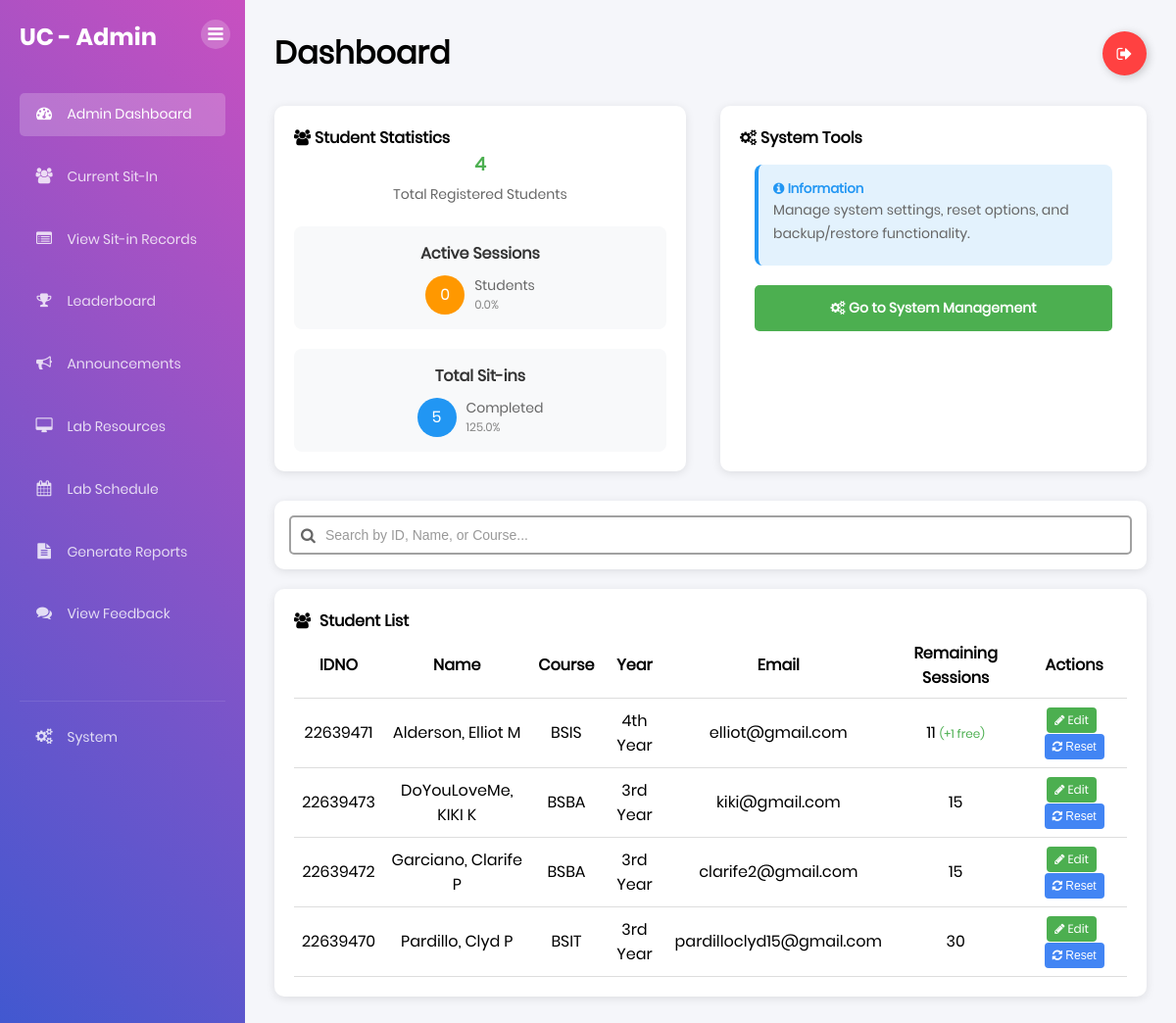
Before: /admin (signed in) with the older database file.
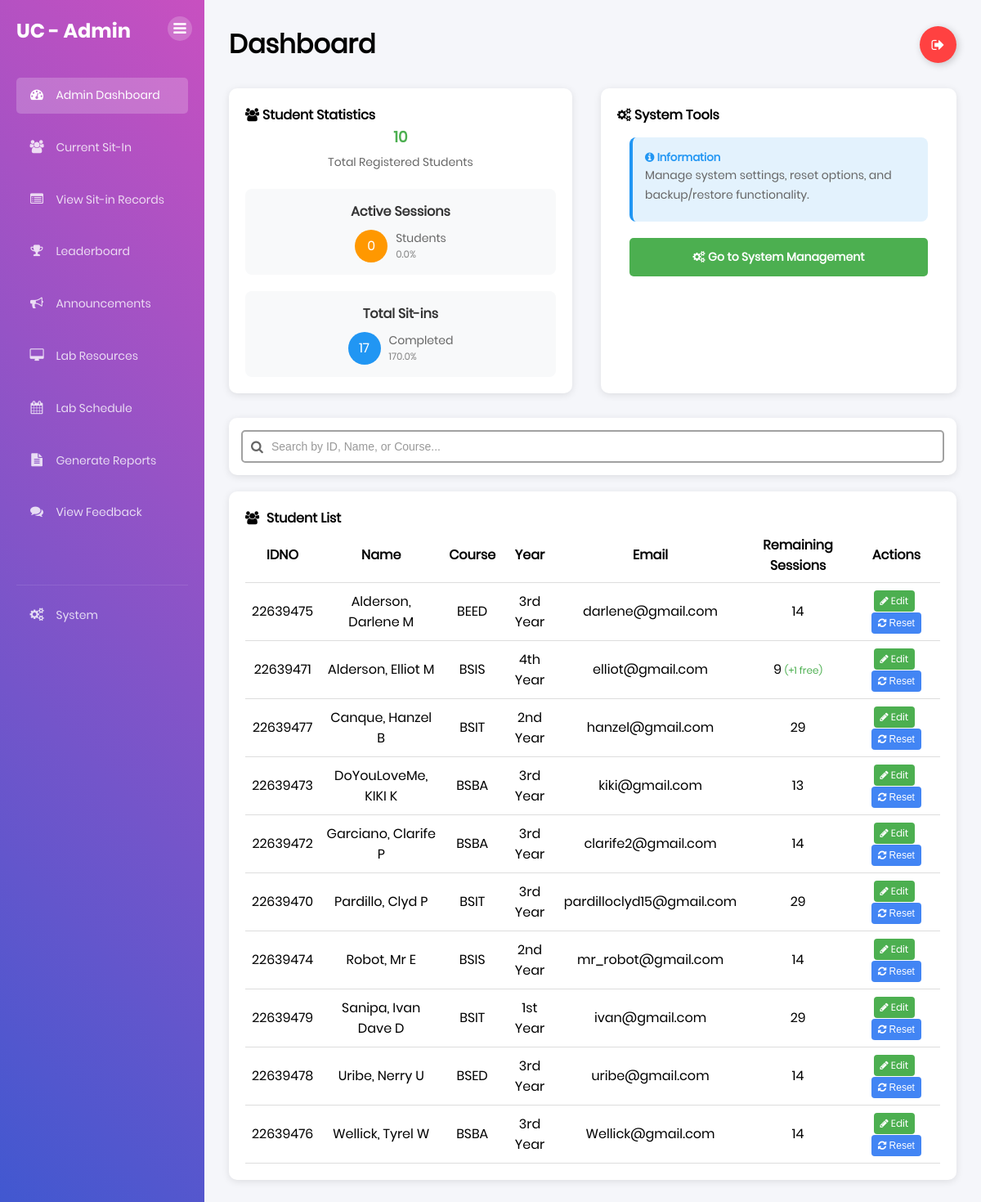
After: the same page with the newer database file.
### tables this page shows
CREATE TABLE "students" (idno TEXT PRIMARY KEY, lastname TEXT NOT NULL, firstname TEXT NOT NULL, midname TEXT, course TEXT NOT NULL, year_level TEXT NOT NULL, email_address TEXT NOT NULL, image_path TEXT);

### app.py (the view)
@app.route('/admin')
def admin_dashboard():
    if 'user' not in session:
        flash("Please log in to access the admin panel.", "warning")
        return redirect(url_for('home'))
    if not session.get('is_admin'):
        flash("Access denied. Admin privileges required.", "danger")
        return redirect(url_for('dashboard'))
    try:
        conn = get_db_connection()
        total_students = conn.execute("SELECT COUNT(*) as count FROM students").fetchone()['count']
        active_sessions = conn.execute("SELECT COUNT(*) as count FROM lab_sessions WHERE status = 'Active'").fetchone()['count']
        total_sit_ins = conn.execute("SELECT COUNT(*) as count FROM lab_sessions WHERE status = 'Completed'").fetchone()['count']
        students_basic = conn.execute("""
            SELECT idno, lastname, firstname, midname, course, year_level, email_address
            FROM students
            ORDER BY lastname, firstname
        """).fetchall()
        students = []
        for student in students_basic:
            student_dict = dict(student)
            used_sessions = conn.execute("""
                SELECT COUNT(*) as count
                FROM lab_sessions
                WHERE student_id = ? AND status = 'Completed'
            """, (student['idno'],)).fetchone()['count']
            student_dict['used_sessions'] = used_sessions
            behavior_points = conn.execute("""
                SELECT COALESCE(SUM(behavior_points), 0) as total_points
                FROM lab_sessions
                WHERE student_id = ? AND behavior_points > 0
            """, (student['idno'],)).fetchone()['total_points']
            student_dict['behavior_points'] = behavior_points
            students.append(student_dict)
        labs = conn.execute("""
            SELECT lab_id, room_number, building
            FROM laboratories
            WHERE status = 'Available'
            ORDER BY building, room_number
        """).fetchall()
        conn.close()
        return render_template('admin.html',
                             students=students,
                             labs=labs,
                             total_students=total_students,
                             active_sessions=active_sessions,
                             total_sit_ins=total_sit_ins)
    except sqlite3.Error as e:
        flash(f"Database error: {str(e)}", "danger")
        return redirect(url_for('home'))

### templates/admin.html (shortened to what this page needs)
{% extends 'base.html' %} {% block content %}
<div class="dashboard-container">
  <div class="sidebar">
    <div class="sidebar-header">
      <h2>UC - Admin</h2>
      <button class="sidebar-inner-toggle" title="Toggle Sidebar">
        <i class="fa fa-bars"></i>
      </button>
    </div>
    <div class="sidebar-menu">
      <ul>
        <li>
          <a href="{{ url_for('admin_dashboard') }}" class="active"
            ><i class="fa fa-dashboard"></i> Admin Dashboard</a
          >
        </li>
        <li>
          <a href="{{ url_for('admin_current_sit_in') }}"
            ><i class="fa fa-users"></i> Current Sit-In</a
          >
        </li>
        <li>
          <a href="{{ url_for('admin_sit_in_records') }}"
            ><i class="fa fa-list-alt"></i> View Sit-in Records</a
          >
        </li>
        <li>
          <a href="{{ url_for('admin_leaderboard') }}"
            ><i class="fa fa-trophy"></i> Leaderboard</a
          >
        </li>
        <li>
          <a href="{{ url_for('admin_announcements') }}"
            ><i class="fa fa-bullhorn"></i> Announcements</a
          >
        </li>
        <li>
          <a href="{{ url_for('admin_lab_resources') }}"
            ><i class="fa fa-desktop"></i> Lab Resources</a
          >
        </li>
        <li>
          <a href="{{ url_for('admin_lab_schedule') }}"
            ><i class="fa fa-calendar"></i> Lab Schedule</a
          >
        </li>
        <li>
          <a href="{{ url_for('admin_reports') }}"
            ><i class="fa fa-file-text"></i> Generate Reports</a
          >
        </li>
        <li>
          <a href="{{ url_for('admin_feedback') }}"
            ><i class="fa fa-comments"></i> View Feedback</a
          >
        </li>
        <li style="margin-top: auto; border-top: 1px solid rgba(255,255,255,0.1); padding-top: 15px;">
          <a href="{{ url_for('admin_system_management') }}"
            ><i class="fa fa-cogs"></i> System</a
          >
        </li>
      </ul>
    </div>
  </div>
  <div class="main-content">
    <div class="header">
      <h1>Dashboard</h1>
      <a class="Btn" href="{{ url_for('logout') }}">
        <div class="sign">
          <i class="fa fa-sign-out" aria-hidden="true"></i>
        </div>
      </a>
    </div>
    <div class="content-row" style="margin-bottom: 30px">
      <div class="schedule-card" style="flex: 1; margin-right: 15px">
        <h4>
          <i class="fa fa-users" aria-hidden="true"></i> Student Statistics
        </h4>
        <div
          style="
            display: flex;
            justify-content: space-between;
            align-items: center;
            margin-bottom: 20px;
          "
        >
          <div style="text-align: center; flex: 1">
            <h3 style="color: #4caf50; margin: 0">{{ total_students }}</h3>
            <p style="margin: 5px 0 0 0">Total Registered Students</p>
          </div>
        </div>
        <div
          style="
            display: grid;
            grid-template-columns: repeat(auto-fit, minmax(200px, 1fr));
            gap: 20px;
          "
        >
          <div
            style="
              background: #f8f9fa;
              padding: 15px;
              border-radius: 8px;
              text-align: center;
            "
          >
            <h4 style="margin: 0 0 10px 0; color: #333">Active Sessions</h4>
            <div
              style="
                display: flex;
                justify-content: center;
                align-items: center;
              "
            >
              <div
                style="
                  width: 40px;
                  height: 40px;
                  background: #ff9800;
                  color: white;
                  border-radius: 50%;
                  display: flex;
                  align-items: center;
                  justify-content: center;
                  margin-right: 10px;
                "
              >
                {{ active_sessions }}
              </div>
              <div style="text-align: left">
                <div style="font-size: 14px; color: #666">Students</div>
                <div style="font-size: 12px; color: #888">
                  {{ "%.1f"|format(active_sessions / total_students * 100) }}%
                </div>
              </div>
            </div>
          </div>
          <div
            style="
              background: #f8f9fa;
              padding: 15px;
              border-radius: 8px;
              text-align: center;
            "
          >
            <h4 style="margin: 0 0 10px 0; color: #333">Total Sit-ins</h4>
            <div
              style="
                display: flex;
                justify-content: center;
                align-items: center;
              "
            >
              <div
                style="
                  width: 40px;
                  height: 40px;
                  background: #2196f3;
                  color: white;
                  border-radius: 50%;
                  display: flex;
                  align-items: center;
                  justify-content: center;
                  margin-right: 10px;
                "
              >
                {{ total_sit_ins }}
              </div>
              <div style="text-align: left">
                <div style="font-size: 14px; color: #666">Completed</div>
                <div style="font-size: 12px; color: #888">
                  {{ "%.1f"|format(total_sit_ins / total_students * 100) }}%
                </div>
              </div>
            </div>
          </div>
        </div>
      </div>
      <div class="schedule-card" style="flex: 1;">
        <h4>
          <i class="fa fa-cogs" aria-hidden="true"></i> System Tools
        </h4>
        <div style="padding: 15px;">
          <div style="background: #e3f2fd; padding: 15px; border-radius: 8px; margin-bottom: 20px; border-left: 4px solid #2196f3;">
            <h5 style="margin-top: 0; color: #2196f3;"><i class="fa fa-info-circle"></i> Information</h5>
            <p style="margin-bottom: 5px;">Manage system settings, reset options, and backup/restore functionality.</p>
          </div>
          <div>
            <a href="{{ url_for('admin_system_management') }}" style="display: block; background: #4caf50; color: white; padding: 12px 15px; border-radius: 5px; text-align: center; text-decoration: none; font-weight: bold;">
              <i class="fa fa-cogs" aria-hidden="true"></i> Go to System Management
            </a>
          </div>
        </div>
      </div>
    </div>
    <div class="content-row" style="margin-bottom: 20px">
      <div class="schedule-card" style="width: 100%; padding: 15px">
        <div style="position: relative">
          <input
            type="text"
            id="studentSearch"
            placeholder="Search by ID, Name, or Course..."
            style="
              width: 100%;
              padding: 10px 15px;
              padding-left: 35px;
              border: 2px solid #a1a1a1;
              border-radius: 5px;
              font-size: 14px;
              outline: none;
              transition: border-color 0.3s;
            "
            onkeyup="handleSearchInput(event)"
          />
          <i
            class="fa fa-search"
            style="
              position: absolute;
              left: 12px;
              top: 50%;
              transform: translateY(-50%);
              color: #666;
            "
          ></i>
        </div>
      </div>
    </div>
    <div class="content-row">
      <div class="schedule-card" style="width: 100%">
        <h4>
          <i
            class="fa fa-users"
            aria-hidden="true"
            style="margin-right: 5px"
          ></i>
          Student List
        </h4>
        {% if students %}
        <table id="studentTable" style="width: 100%; border-collapse: collapse">
          <thead>
            <tr>
              <th style="padding: 8px; border-bottom: 1px solid #ddd">IDNO</th>
              <th style="padding: 8px; border-bottom: 1px solid #ddd">Name</th>
              <th style="padding: 8px; border-bottom: 1px solid #ddd">
                Course
              </th>
              <th style="padding: 8px; border-bottom: 1px solid #ddd">Year</th>
              <th style="padding: 8px; border-bottom: 1px solid #ddd">Email</th>
              <th style="padding: 8px; border-bottom: 1px solid #ddd">Remaining Sessions</th>
              <th style="padding: 8px; border-bottom: 1px solid #ddd">
                Actions
              </th>
            </tr>
          </thead>
          <tbody>
            {% for s in students %}
            <tr
              onclick="openModal({idno: '{{ s.idno }}', name: '{{ s.lastname }}, {{ s.firstname }}{% if s.midname %} {{ s.midname }}{% endif %}', course: '{{ s.course }}'})"
              style="cursor: pointer; transition: background-color 0.2s;"
              onmouseover="this.style.backgroundColor='#f5f5f5';"
              onmouseout="this.style.backgroundColor='';"
            >
              <td
                style="
                  padding: 8px;
                  border-bottom: 1px solid #ddd;
                  text-align: center;
                "
              >
                {{ s.idno }}
              </td>
              <td
                style="
                  padding: 8px;
                  border-bottom: 1px solid #ddd;
                  text-align: center;
                "
              >
                {{ s.lastname }}, {{ s.firstname }}{% if s.midname %} {{
                s.midname }}{% endif %}
              </td>
              <td
                style="
                  padding: 8px;
                  border-bottom: 1px solid #ddd;
                  text-align: center;
                "
              >
                {{ s.course }}
              </td>
              <td
                style="
                  padding: 8px;
                  border-bottom: 1px solid #ddd;
                  text-align: center;
                "
              >
                {{ s.year_level }}
              </td>
              <td
                style="
                  padding: 8px;
                  border-bottom: 1px solid #ddd;
                  text-align: center;
                "
              >
                {{ s.email_address }}
              </td>
              <td
                style="
                  padding: 8px;
                  border-bottom: 1px solid #ddd;
                  text-align: center;
                "
              >
                {% set max_sessions = 30 if s.course in ['BSIT', 'BSCS'] else 15 %}
                {% set used_sessions = s.used_sessions|default(0) %}
                {% set behavior_points = s.behavior_points|default(0) %}
                {% set free_sessions = (behavior_points // 3) %}
                {% set remaining = max_sessions - used_sessions + free_sessions %}
                {{ remaining }}
                {% if free_sessions > 0 %}
                  <span style="color: #4caf50; font-size: 12px;">(+{{ free_sessions }} free)</span>
                {% endif %}
              </td>
              <td
                style="
                  padding: 8px;
                  border-bottom: 1px solid #ddd;
                  text-align: center;
                "
              >
                <a
                  href="{{ url_for('admin_edit_student', student_id=s.idno) }}"
                  class="btn btn-sm btn-primary"
                  style="
                    text-decoration: none;
                    padding: 4px 8px;
                    background-color: #4caf50;
                    color: white;
                    border-radius: 4px;
                    display: inline-block;
                    font-size: 12px;
                    border: none;
                  "
                  onclick="event.stopPropagation();"
                >
                  <i class="fa fa-pencil" aria-hidden="true"></i> Edit
                </a>
                <button
                  onclick="event.stopPropagation(); resetStudentSession('{{ s.idno }}', '{{ s.lastname }}, {{ s.firstname }}{% if s.midname %} {{ s.midname }}{% endif %}')"
                  class="btn btn-sm btn-danger"
                  style="
                    text-decoration: none;
                    padding: 4px 8px;
                    background-color: #4285f4;
                    color: white;
                    border-radius: 4px;
                    display: inline-block;
                    font-size: 12px;
                    border: none;
                    cursor: pointer;
                    margin-left: 5px;
                  "
                >
                  <i class="fa fa-refresh" aria-hidden="true"></i> Reset
                </button>
              </td>
            </tr>
            {% endfor %}
          </tbody>
        </table>
        {% else %}
        <p>No students found.</p>
        {% endif %}
      </div>
    </div>
  </div>
</div>
{% endblock %}

### templates/base.html (shortened to what this page needs)
<!DOCTYPE html>
<html lang="en">
  <head>
    <link
      rel="stylesheet"
      type="text/css"
      href="{{ url_for('static', filename='fonts/font-awesome-4.7.0/css/font-awesome.min.css') }}"
    />
    <link
      rel="stylesheet"
      type="text/css"
      href="{{ url_for('static', filename='css/util.css') }}"
    />
    <link
      rel="stylesheet"
      type="text/css"
      href="{{ url_for('static', filename='css/main.css') }}"
    />
  </head>
  <body>
    {% block content %}{% endblock %}
  </body>
</html>

Changed rows visible on the page:
added students: idno "22639475", lastname "Alderson", firstname "Darlene", midname "M", course "BEED", year_level "3rd Year", email_address "darlene@gmail.com", remaining "14"
computed for students "Elliot": remaining "11" → "9"
added students: idno "22639477", lastname "Canque", firstname "Hanzel", midname "B", course "BSIT", year_level "2nd Year", email_address "hanzel@gmail.com", remaining "29"
computed for students "DoYouLoveMe": remaining "15" → "13"
computed for students "Garciano": remaining "15" → "14"
computed for students "Pardillo": remaining "30" → "29"
added students: idno "22639474", lastname "Robot", firstname "Mr", midname "E", course "BSIS", year_level "2nd Year", email_address "mr_robot@gmail.com", remaining "14"
added students: idno "22639479", lastname "Sanipa", firstname "Ivan Dave", midname "D", course "BSIT", year_level "1st Year", email_address "ivan@gmail.com", remaining "29"
added students: idno "22639478", lastname "Uribe", firstname "Nerry", midname "U", course "BSED", year_level "3rd Year", email_address "uribe@gmail.com", remaining "14"
added students: idno "22639476", lastname "Wellick", firstname "Tyrel", midname "W", course "BSBA", year_level "3rd Year", email_address "Wellick@gmail.com", remaining "14"
Other visible differences:
{{ total_students }}: "4" → "10"
{{ total_sit_ins }}: "5" → "17"
{{ "%.1f"|format(total_sit_ins / total_students * 100) }}: "125.0" → "170.0"
